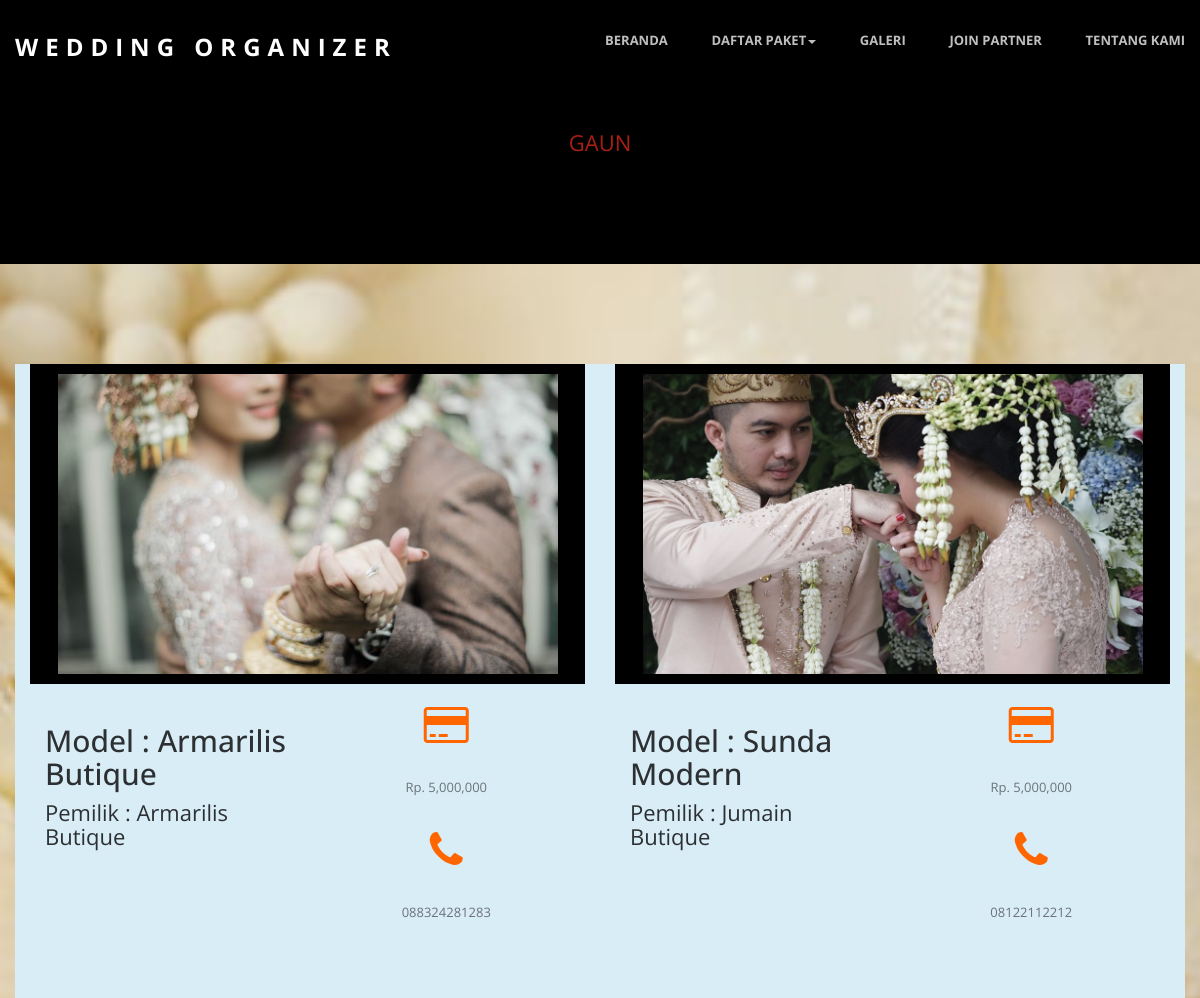
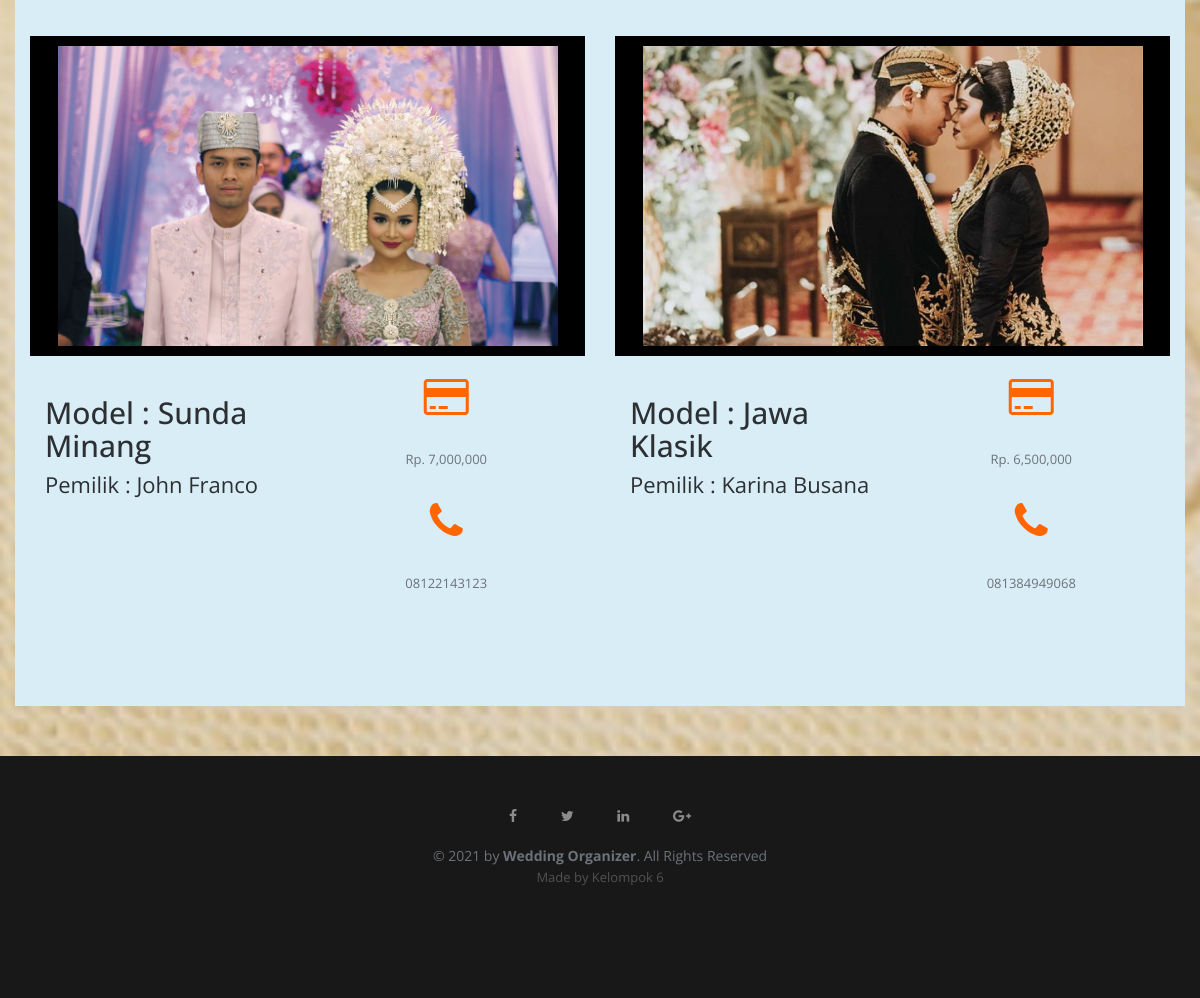
The app's page /gaun.php with its own data (2 pictures, top to bottom).
### tables this page shows
CREATE TABLE `gaun` (
  `id_gaun` int(3) NOT NULL,
  `model_gaun` varchar(50) NOT NULL,
  `pemilik_gaun` varchar(50) NOT NULL,
  `harga_gaun` int(16) NOT NULL,
  `telp_gaun` varchar(12) NOT NULL,
  `foto_gaun` text NOT NULL
);

### gaun.php (the view, shortened to what this page needs)
<?php
require_once "core/init.php";
require_once "view/header.php";
?>
<section id="intro" class="section intro">
	<div class="container">
		<div class="col-md-8 col-md-offset-2 text-center">
			<br>
			<h6>GAUN</h6>
		</div>
	</div>
</section>
<section id="services" class="services service-section">
	<div class="container">
		<div class="row bg-info">
			<?php $ambil = mysqli_query($link, "SELECT * FROM gaun"); ?>
			<?php while ($pergaun = mysqli_fetch_assoc($ambil)) { ?>
				<div class="col-md-6">
					<section id="testimonials" class="section testimonials no-padding">
						<div class="container-fluid">
							<div class="row no-gutter">
								<div class="flexslider">
									<ul>
										<li>
											<img src="images/<?= $pergaun['foto_gaun'] ?>">
										</li>
									</ul>
								</div>
							</div>
						</div>
					</section><br>
					<div class="col-md-6">
						<h2>Model : <?= $pergaun['model_gaun']; ?></h2>
						<h4>Pemilik : <?= $pergaun['pemilik_gaun']; ?></h4>
					</div>
					<div class="col-md-6 col-sm-6 services text-center"> <span class="fa fa-credit-card fa-3x" style="color:#F60"></span>
						<div class="services-content">
							<p>Rp. <?= number_format($pergaun['harga_gaun']); ?></p>
						</div><br>
						<span class="fa fa-phone fa-3x" style="color:#F60"></span>
						<div class="services-content">
							<p><?= $pergaun['telp_gaun']; ?></p>
						</div>
						<div class="col-md-6 col-sm-6 services text-center">
						</div>
					</div>
				</div>
			<?php } ?>
		</div>
	</div>
</section>
<?php require_once "view/footer.php" ?>

### css/flexslider.css (style rules this page uses)
.flexslider { margin: 10px; padding: 0px; }
.flexslider { position: relative; zoom: 1; }

### css/main.css (style rules this page uses)
p { font-size: 13px; line-height: 22.4px; color: #6c7279; }
h2 { 80% font-size: 40px; color: #2d3033; }
h4 { font-size: 22px; color: #2d3033; font-weight: 400; }
h6 { font-size: 22px; color: #A91F13; font-weight: 400; }
body { font-family: "Open Sans", Arial, sans-serif; font-weight: 400; color: #6c7279; }
ul, ol { margin: 0; padding: 0; }
ul li { list-style: none; }
.section { padding: 100px 0; }
.no-padding { padding: 0; }
.intro { background-color: #000; }
.service-section { padding-top: 100px; }
.services { margin-bottom: 50px; }
.services-content { padding: 0 15px; margin-top: 30px; }
.testimonials { background-color: #000; position: relative; text-align: center; }

### gaun.php (style rules this page uses)
img { width: 500px; height: 300px; object-fit: cover; }

### records on screen
gaun: foto_gaun (picture), model_gaun "Armarilis Butique", pemilik_gaun "Armarilis Butique", harga_gaun "5,000,000", telp_gaun "088324281283"
gaun: foto_gaun (picture), model_gaun "Sunda Modern", pemilik_gaun "Jumain Butique", harga_gaun "5,000,000", telp_gaun "08122112212"
gaun: foto_gaun (picture), model_gaun "Sunda Minang", pemilik_gaun "John Franco", harga_gaun "7,000,000", telp_gaun "08122143123"
gaun: foto_gaun (picture), model_gaun "Jawa Klasik", pemilik_gaun "Karina Busana", harga_gaun "6,500,000", telp_gaun "081384949068"
